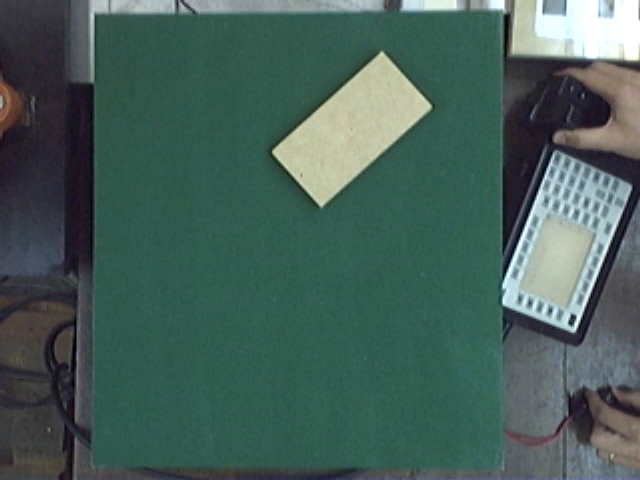
#> input picture Codigo/Clase1/imgBloque1.bmp, 640 x 480 px
$ jupyter execute 05.Espacios_de_color.ipynb   (shell and % lines are left out)
#> lines starting #> are read from the running program, lines starting #| are printed output that depends on the picture; after the words box and inside, x2 and y2 are one past the last pixel; in counts of white or black regions, pixels touching at a corner belong together
# Espacios de color

Manipulación y cambio de espacio

[cell 1]

# OpenCV-Python utiliza NumPy para el manejo de imágenes
import numpy as np
# cv2 es el módulo python para acceder a OpenCV
import cv2 as cv
# Usamos las poderosas herramientas de graficación de matplotlib para mostrar imágenes, perfiles, histogramas, etc
import matplotlib.pyplot as plt

[cell 2]
# Veamos las transformaciones posibles
flags = [i for i in dir(cv) if i.startswith('COLOR_')]
print( flags )

### Ejercicio: Separar la mesa (color verde) del resto de la escena

[cell 3]
# Primera parte: encontrar un espacio de color conveniente para la discriminación

img_color = cv.imread('imgBloque1.bmp')
#> img_color is the input picture: shape (480, 640, 3); mean B, G, R 89.6, 96.3, 70.9

imgHSV = cv.cvtColor(img_color, cv.COLOR_BGR2HSV)
#> imgHSV: shape (480, 640, 3); mean H, S, V 85.8, 85.7, 99.2

plt.imshow(img_color[:,:,::-1])
plt.show()

idx_col = 350
perfil_color = imgHSV[:, idx_col]
#> perfil_color = 480 rows, first 8: [92, 21, 180], [92, 21, 180], [92, 22, 176], [92, 22, 171], [92, 22, 174], [92, 21, 178], [92, 21, 179], [92, 21, 181]
plt.plot(perfil_color[:,0], color='r',label='H')
plt.plot(perfil_color[:,1], color='g',label='S')
plt.plot(perfil_color[:,2], color='b',label='V')
plt.xlabel('Fila')
plt.ylabel('Intensidad')
plt.title('Perfil sobre la columna {}'.format(idx_col))
plt.grid()
plt.xlim(0,480)
plt.ylim(0,255)
plt.legend()
plt.show()
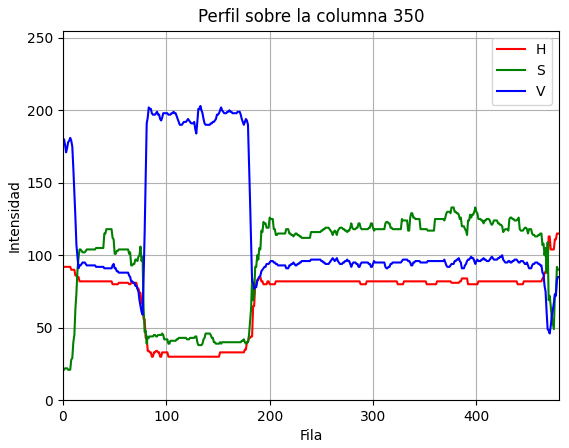
#> figure drawn by matplotlib, 1 panel; curve peaks at x = 478, y = 115; curve peaks at x = 376, y = 133; curve peaks at x = 133, y = 203

[cell 4]
im_h, im_s, im_v = cv.split(imgHSV)
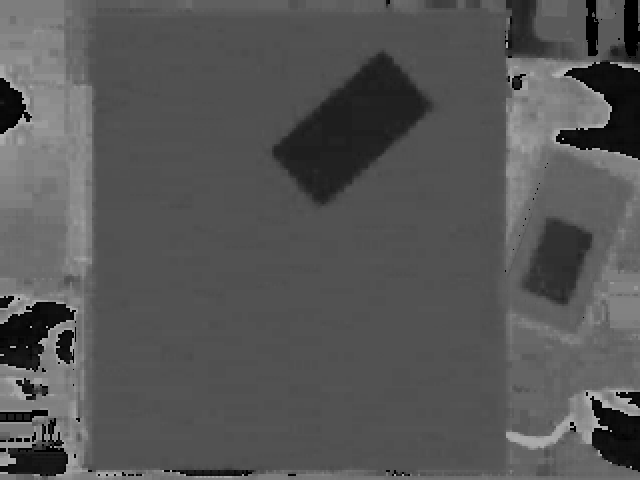
#> im_h: shape (480, 640); min 0, max 178, mean 85.8
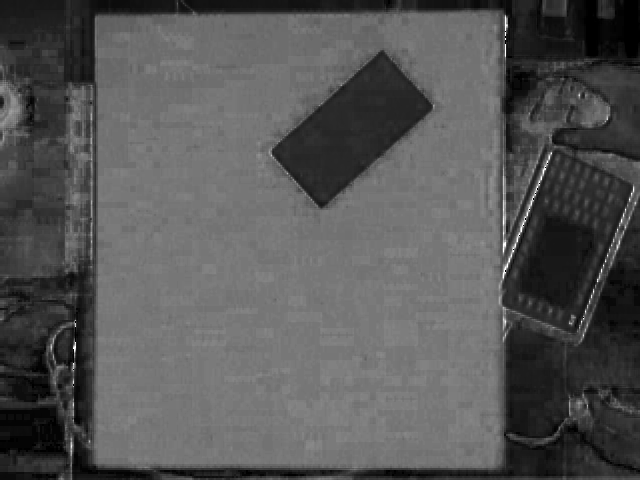
#> im_s: shape (480, 640); min 0, max 255, mean 85.7
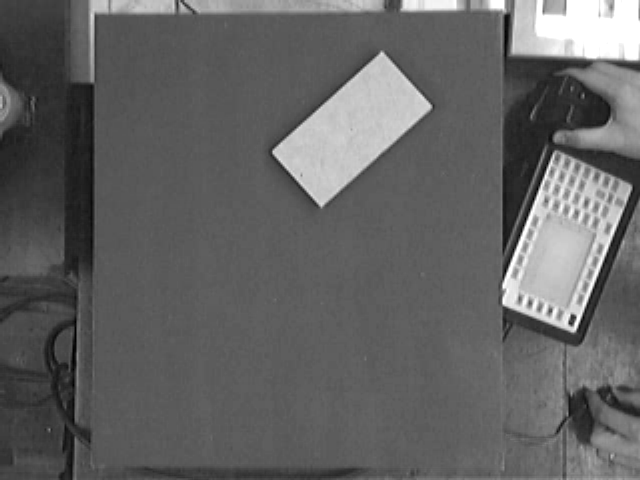
#> im_v: shape (480, 640); min 0, max 255, mean 99.2

# La curva de Hue, discrimina fácilmente el color del tablero de los colores del fondo
plt.imshow(im_h, cmap='gray')
plt.show()

# Puedo complementar con la curva de saturación, ya que ambas son muy uniformes sobre el tablero
plt.imshow(im_s,cmap='gray')
plt.show()

# La imagen de intensidad (V) permite discriminar fácilmente el bloque del tablero, pero confunde el tablero con el fondo
plt.imshow(im_v,cmap='gray')
plt.show()

[cell 5]
# Hacemos una descripcion estadistica
muestra = imgHSV[300:350, 300:350, :]
#> muestra: shape (50, 50, 3); mean H, S, V 81.5, 121.1, 94.4

color_medio = np.mean(muestra, axis=(0,1))
#> color_medio = [81.47, 121.1, 94.35]
print(color_medio)

muestra = cv.cvtColor(muestra, cv.COLOR_HSV2BGR)
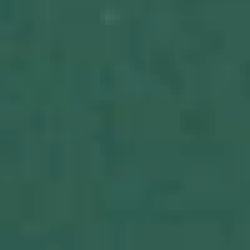
#> muestra: shape (50, 50, 3) (shown 5 times larger); mean B, G, R 81.3, 94.4, 49.3
#muestra = cv.cvtColor(muestra, cv.COLOR_BGR2GRAY)
plt.figure()
plt.imshow(muestra, cmap='gray')
plt.show()

[cell 6]
val_h_medio = color_medio[0]
#> val_h_medio = 81.47
color_l = (val_h_medio-10, 10, 10)
#> color_l = (71.47, 10, 10)
color_u = (val_h_medio+10, 150, 150)
#> color_u = (91.47, 150, 150)

mask = cv.inRange(imgHSV, color_l,  color_u)
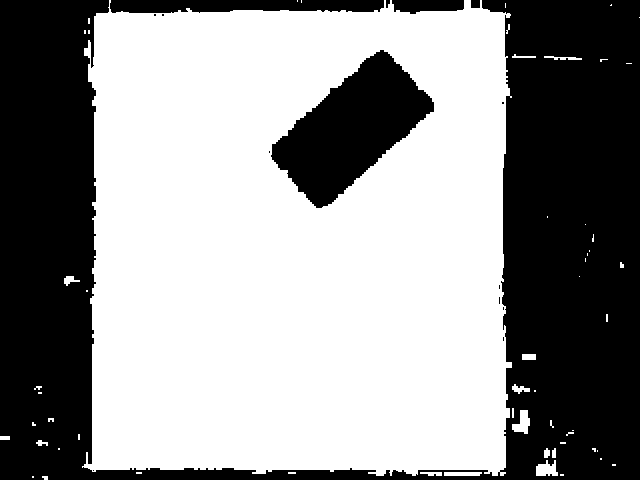
#> mask: shape (480, 640); 58.1% white; 15 black regions (9 under 20 px), largest, box (x1, y1, x2, y2) and area: (0, 0, 640, 480) 111951, (271, 50, 434, 208) 12761, (110, 0, 384, 13) 3113, (392, 0, 464, 14) 800, (471, 0, 480, 8) 72, (386, 0, 390, 8) 24
img_segmentada = cv.bitwise_and(img_color, img_color, mask=mask)
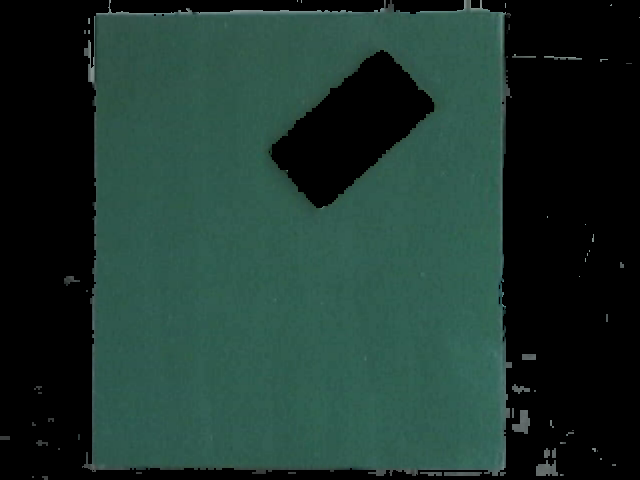
#> img_segmentada: shape (480, 640, 3); mean B, G, R 46.4, 53.3, 29.3

plt.imshow(mask, cmap='gray')
plt.title('Mascara de segmentacion')
plt.show()
plt.imshow(img_segmentada[:,:,::-1])
plt.title('Objeto segmentado')
plt.show()

$ run again, with Codigo/Clase1/imgBloque2.bmp copied over Codigo/Clase1/imgBloque1.bmp
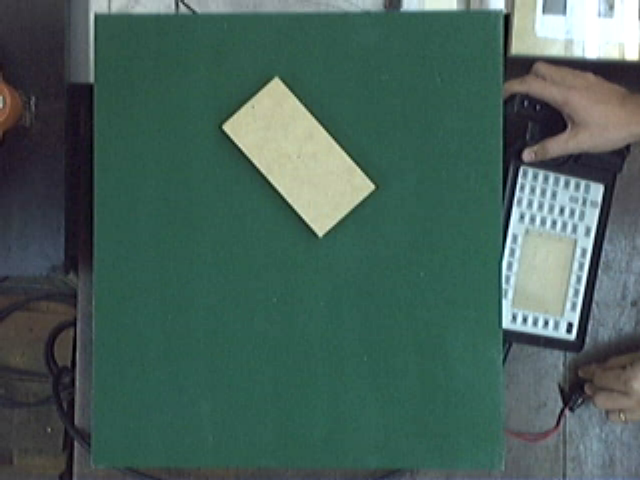
#> input picture Codigo/Clase1/imgBloque2.bmp, 640 x 480 px
#> img_color is the input picture: shape (480, 640, 3); mean B, G, R 89.7, 97.4, 70.9
#> imgHSV: shape (480, 640, 3); mean H, S, V 83.5, 88.4, 100.3
#> perfil_color = 480 rows, first 8: [90, 27, 181], [90, 27, 181], [90, 27, 177], [90, 28, 172], [90, 28, 175], [90, 27, 179], [90, 27, 180], [90, 27, 182]
#> color_medio = [80.97, 127.3, 94.11]
#> val_h_medio = 80.97
#> color_l = (70.97, 10, 10)
#> color_u = (90.97, 150, 150)
#> `mask = cv.inRange(imgHSV, color_l,  color_u)`:
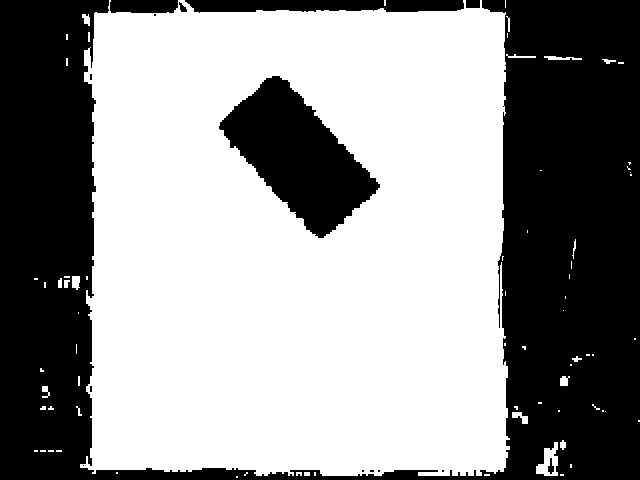
#> mask: shape (480, 640); 58.3% white; 15 black regions (8 under 20 px), largest, box (x1, y1, x2, y2) and area: (0, 0, 640, 480) 111234, (219, 76, 380, 238) 12760, (185, 0, 464, 13) 3019
#> `img_segmentada = cv.bitwise_and(img_color, img_color, mask=mask)`:
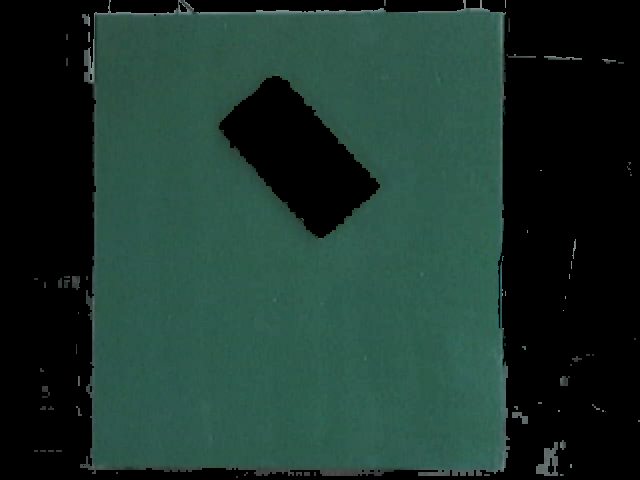
#> img_segmentada: shape (480, 640, 3); mean B, G, R 45.4, 53.1, 28.5

$ run again, with Codigo/Clase1/arandelas.png saved as Codigo/Clase1/imgBloque1.bmp
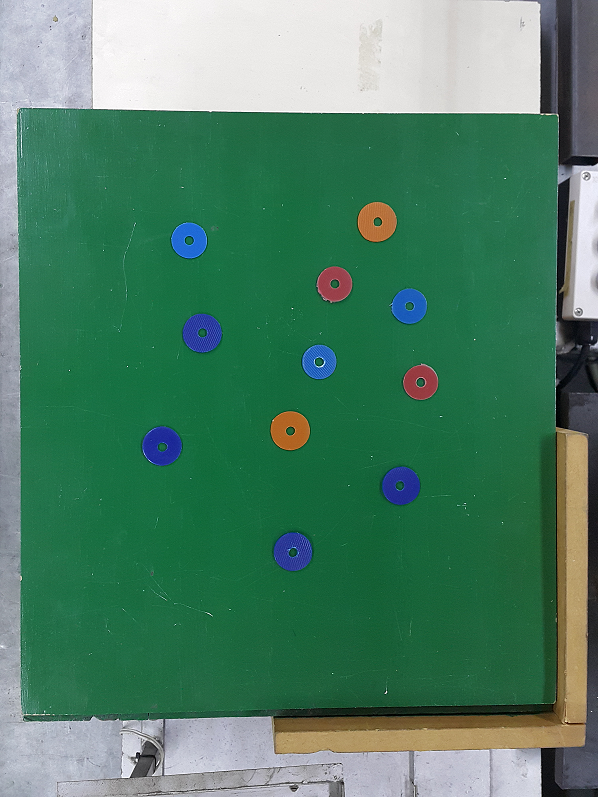
#> input picture Codigo/Clase1/arandelas.png, 598 x 797 px
#> img_color is the input picture: shape (797, 598, 3); mean B, G, R 101.8, 127.5, 77.5
#> imgHSV: shape (797, 598, 3); mean H, S, V 75.5, 134.9, 132.6
#> perfil_color = 797 rows, first 8: [0, 5, 236], [20, 3, 236], [20, 3, 236], [6, 5, 235], [8, 4, 237], [20, 3, 236], [20, 3, 234], [20, 3, 232]
#> `im_h, im_s, im_v = cv.split(imgHSV)`:
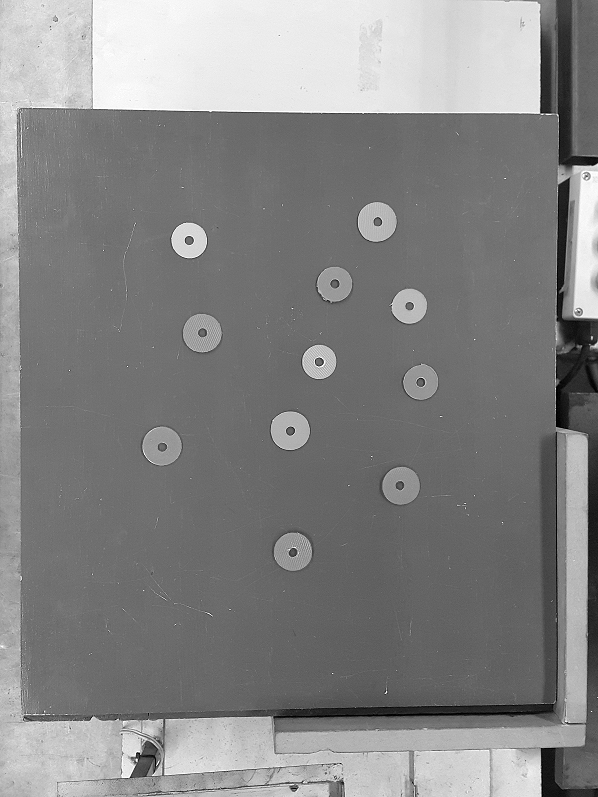
#> im_v: shape (797, 598); min 0, max 255, mean 132.6
#> color_medio = [75.56, 197.1, 111.5]
#> val_h_medio = 75.56
#> color_l = (65.56, 10, 10)
#> color_u = (85.56, 150, 150)
#> mask: shape (797, 598); 2.8% white; 1480 white regions (1446 under 20 px), largest, box (x1, y1, x2, y2) and area: (17, 108, 119, 269) 5415, (20, 642, 162, 722) 1418, (543, 115, 559, 335) 1119
#> `img_segmentada = cv.bitwise_and(img_color, img_color, mask=mask)`:
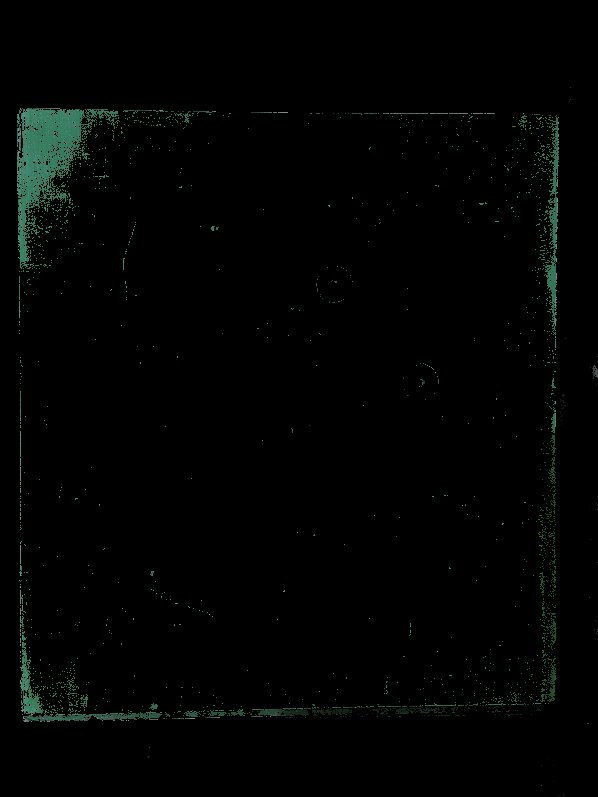
#> img_segmentada: shape (797, 598, 3); mean B, G, R 2.4, 3.1, 1.5
